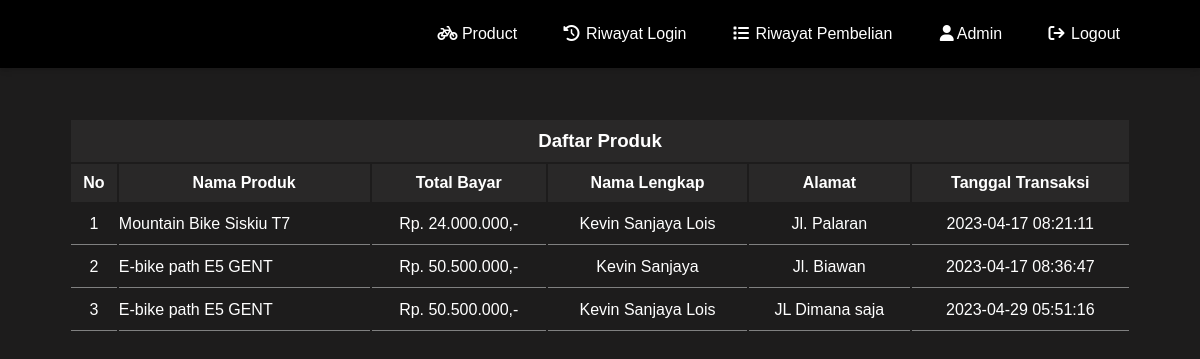
Before: /historyProduct.php (signed in) with the older database file.
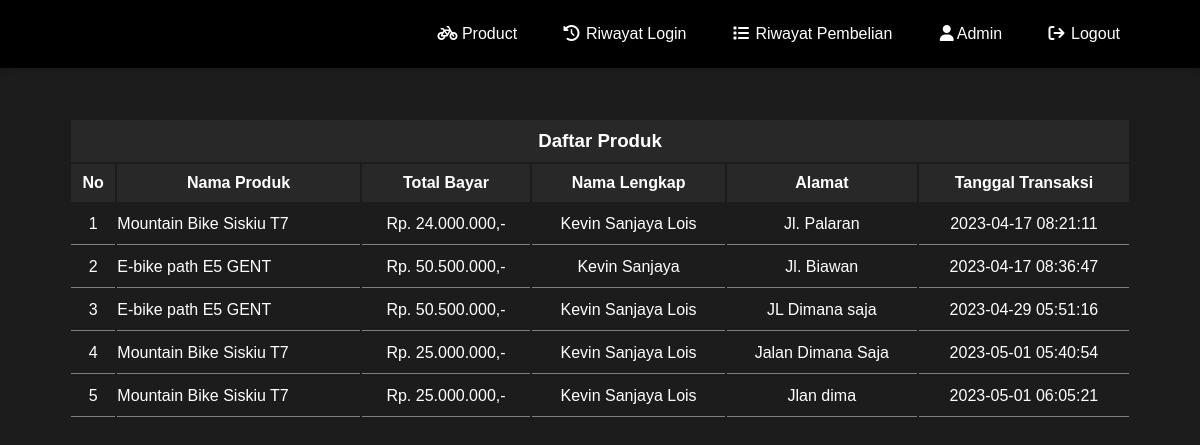
After: the same page with the newer database file.
### tables this page shows
CREATE TABLE `pembelian` (
  `id_pembelian` int(11) NOT NULL,
  `nama_produk` varchar(255) NOT NULL,
  `total_bayar` int(255) NOT NULL,
  `nama_lengkap` varchar(255) NOT NULL,
  `email_pembeli` varchar(255) NOT NULL,
  `alamat_pembeli` varchar(255) NOT NULL,
  `nomor_cc` int(255) NOT NULL,
  `tanggal_transaksi` datetime NOT NULL
);

### historyProduct.php (the view, shortened to what this page needs)
<!DOCTYPE html>
<html lang="en">
<head>
    <link rel="stylesheet" href="css/landing.css">
    <link rel="stylesheet" href="https://cdnjs.cloudflare.com/ajax/libs/font-awesome/6.2.0/css/all.min.css"
 />
    <link rel="stylesheet" href="https://cdn.jsdelivr.net/npm/bootstrap-icons@1.3.0/font/bootstrap-icons.css" />
</head>
<body>
<header>
        <div class="container">
            <ul class="navbar">
                <li><a href="admin.php"><i class="fa fa-fw fa-bicycle"></i> Product</a></li>
                <li><a href="historyUser.php"><i class="fa fa-fw fa-history"></i> Riwayat Login</a></li>
                <li><a href="historyProduct.php"><i class="fa fa-fw fa-list"></i> Riwayat Pembelian</a></li>
                <li><a href="#"><i class="fa fa-fw fa-user"></i>Admin</a></li>
                <li><a href="logout.php"><i class="fa fa-fw fa-sign-out"></i> Logout</a></li>
            </ul>
        </div>
    </header>
    <div class="list-table center" style="overflow-x: auto;">
        <table>
            <thead>
                <tr>
                    <th colspan="6" class="thead">
                        <h3 class="center">Daftar Produk</h3>
                    </th>
                </tr>
                <tr>
                    <th>No</th>
                    <th nowrap>Nama Produk</th>
                    <th>Total Bayar</th>
                    <th>Nama Lengkap</th>
                    <th>Alamat</th>
                    <th>Tanggal Transaksi</th>
                </tr>
            </thead>
            <tbody>
                <?php
                require "connect.php";
                $query = mysqli_query($db,"SELECT * FROM pembelian");
                $i = 1;
                while($row = mysqli_fetch_assoc($query)){
                ?>
                <tr>
                    <td style="text-align: center;"><?= $i ?></td>
                    <td nowrap><?=$row['nama_produk']?></td>
                    <td style="text-align: center;">Rp. <?=number_format($row['total_bayar'],0,",",".")?>,-</td>
                    <td style="text-align: center;"><?=$row['nama_lengkap']?></td>
                    <td style="text-align: center;"><?=$row['alamat_pembeli']?></td>
                    <td style="text-align: center;"><?=$row['tanggal_transaksi']?></td>
                </tr>
                <?php
                 $i++;
                }
                ?>
            </tbody>
        </table>
    </div>
</body>
</html>

### css/landing.css (style rules this page uses)
* { margin: 0; padding: 0; font-family: sans-serif; color: white; }
body { background-color: #1d1c1c; }
thead tr { background-color: #292828; color: black; }
th { padding: 10px 5px; }
td { height: 40px; border-bottom: 1px solid grey; }
table { width: 90%; }
.container { width: 90%; margin: 0 auto; margin-bottom: 50px; }
.container:after { content: ""; display: block; clear: both; }
header { background-color: black; box-shadow: rgba(0, 0, 0, 0.1) 0px 4px 6px -1px, rgba(0, 0, 0, 0.06) 0px 2px 4px -1px; }
header ul { float: right; }
header ul li { display: inline-block; }
header ul li a { padding: 25px 20px; display: inline-block; text-decoration: none; font-family: sans-serif; }
.list-table { margin: 0 10px; display: flex; flex-direction: column; }
.center { display: flex; justify-content: center; align-items: center; }

Changed rows visible on the page:
added pembelian: nama_produk "Mountain Bike Siskiu T7", total_bayar "25.000.000", nama_lengkap "Kevin Sanjaya Lois", alamat_pembeli "Jalan Dimana Saja", tanggal_transaksi "2023-05-01 05:40:54"
added pembelian: nama_produk "Mountain Bike Siskiu T7", total_bayar "25.000.000", nama_lengkap "Kevin Sanjaya Lois", alamat_pembeli "Jlan dima", tanggal_transaksi "2023-05-01 06:05:21"
